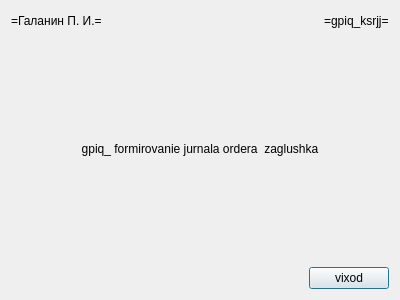
<?xml version="1.0" encoding="UTF-8"?>
<ui version="4.0">
 <class>gpiq_ksrjj</class>
 <widget class="QDialog" name="gpiq_ksrjj">
  <property name="windowModality">
   <enum>Qt::ApplicationModal</enum>
  </property>
  <property name="geometry">
   <rect>
    <x>0</x>
    <y>0</y>
    <width>400</width>
    <height>300</height>
   </rect>
  </property>
  <property name="windowTitle">
   <string>gpiq_ksrjj</string>
  </property>
  <layout class="QVBoxLayout" name="verticalLayout">
   <item>
    <layout class="QHBoxLayout" name="horizontalLayout">
     <item>
      <widget class="QLabel" name="gpiq_ksrjj_xxsma_l">
       <property name="text">
        <string>=Галанин П. И.=</string>
       </property>
      </widget>
     </item>
     <item>
      <spacer name="horizontalSpacer">
       <property name="orientation">
        <enum>Qt::Horizontal</enum>
       </property>
       <property name="sizeHint" stdset="0">
        <size>
         <width>40</width>
         <height>20</height>
        </size>
       </property>
      </spacer>
     </item>
     <item>
      <widget class="QLabel" name="gpiq_ksrjj_xxprg_l">
       <property name="text">
        <string>=gpiq_ksrjj=</string>
       </property>
      </widget>
     </item>
    </layout>
   </item>
   <item>
    <spacer name="verticalSpacer">
     <property name="orientation">
      <enum>Qt::Vertical</enum>
     </property>
     <property name="sizeHint" stdset="0">
      <size>
       <width>20</width>
       <height>96</height>
      </size>
     </property>
    </spacer>
   </item>
   <item>
    <widget class="QLabel" name="gpiq_ksrjj_xxtitle_l">
     <property name="text">
      <string>gpiq_ formirovanie jurnala ordera  zaglushka</string>
     </property>
     <property name="alignment">
      <set>Qt::AlignCenter</set>
     </property>
    </widget>
   </item>
   <item>
    <spacer name="verticalSpacer_2">
     <property name="orientation">
      <enum>Qt::Vertical</enum>
     </property>
     <property name="sizeHint" stdset="0">
      <size>
       <width>20</width>
       <height>96</height>
      </size>
     </property>
    </spacer>
   </item>
   <item>
    <layout class="QHBoxLayout" name="horizontalLayout_2">
     <item>
      <spacer name="horizontalSpacer_2">
       <property name="orientation">
        <enum>Qt::Horizontal</enum>
       </property>
       <property name="sizeHint" stdset="0">
        <size>
         <width>40</width>
         <height>20</height>
        </size>
       </property>
      </spacer>
     </item>
     <item>
      <widget class="QPushButton" name="gpiq_ksrjj_exit_c">
       <property name="text">
        <string>vixod</string>
       </property>
      </widget>
     </item>
    </layout>
   </item>
  </layout>
 </widget>
 <resources/>
 <connections/>
</ui>
